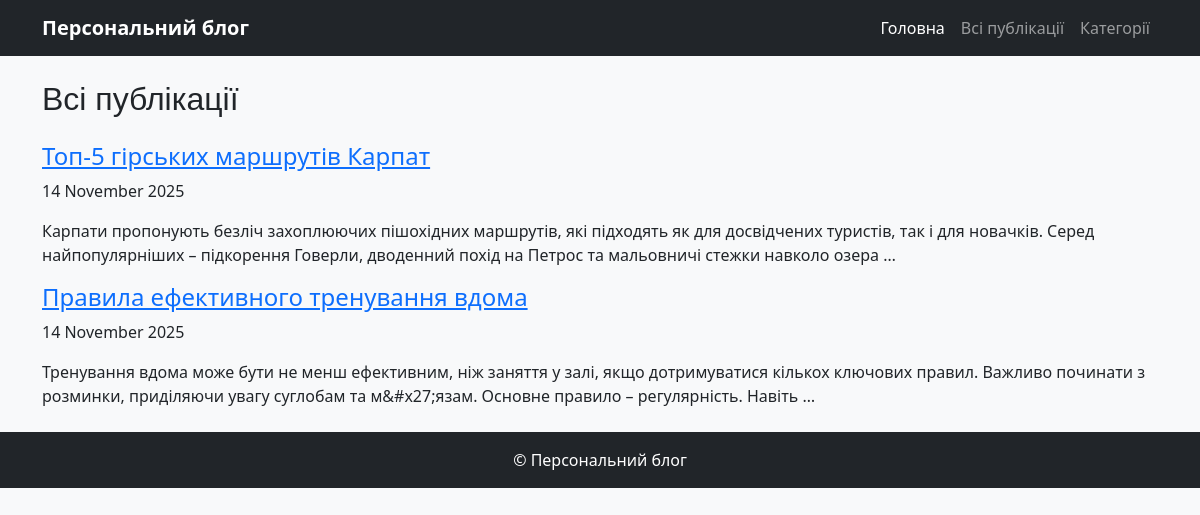
The app's page /articles/ with its own data.
### app_blog/models.py (models this page shows, shortened)
class Article(models.Model):
    STATUS_CHOICES = (
        ('draft', 'Чернетка'),
        ('published', 'Опубліковано'),
    )
    title = models.CharField(max_length=250)
    slug = models.SlugField(max_length=250, unique=True)
    author = models.ForeignKey(
        User, on_delete=models.CASCADE, related_name='blog_posts'
    )
    body = models.TextField()
    publish = models.DateTimeField(default=timezone.now)
    created = models.DateTimeField(auto_now_add=True)
    updated = models.DateTimeField(auto_now=True)
    status = models.CharField(max_length=10, choices=STATUS_CHOICES, default='draft')
    category = models.ForeignKey(Category, on_delete=models.CASCADE, related_name='articles')
    class Meta:
        ordering = ('-publish',)
        verbose_name = 'Стаття'
        verbose_name_plural = 'Статті'
    def get_absolute_url(self):
        return reverse("article_detail", kwargs={"slug": self.slug})

### app_blog/views.py (the view)
# urls.py: path('articles/', views.ArticleList.as_view(), name='articles-list'),
class ArticleList(ListView):
    model = Article
    template_name = "articles_list.html"
    context_object_name = "articles"
    def get_queryset(self):
        return Article.objects.filter(status='published').order_by('-publish')

### app_blog/templates/articles_list.html
{% extends "base.html" %}
{% block content %}
<h2 class="mb-4">Всі публікації</h2>
{% for item in articles %}
    <div class="article-block mt-3">
        <a href="{{ item.get_absolute_url }}">
            <h4>{{ item.title }}</h4>
        </a>
        <p>{{ item.publish|date:"d E Y" }}</p>
        <p>{{ item.body|truncatewords_html:30 }}</p>
    </div>
{% empty %}
    <p>Публікацій немає.</p>
{% endfor %}
{% endblock %}

### app_blog/static/css/main.css (style rules this page uses)
body { background: url('/static/img/bg.jpg') no-repeat center center fixed; background-size: cover; }
h2, h3 { font-family: "Arial", sans-serif; }

### records on screen
Article: title "Топ-5 гірських маршрутів Карпат", publish "14 November 2025", body "Карпати пропонують безліч захоплюючих пішохідних маршрутів, які підходять як для досвідчених туристів, так і для новачків. Серед найпопулярніших – підкорення Говерли, дводенний похід на Петрос та мальовничі стежки навколо озера …"
Article: title "Правила ефективного тренування вдома", publish "14 November 2025", body "Тренування вдома може бути не менш ефективним, ніж заняття у залі, якщо дотримуватися кількох ключових правил. Важливо починати з розминки, приділяючи увагу суглобам та м&#x27;язам. Основне правило – регулярність. Навіть …"
